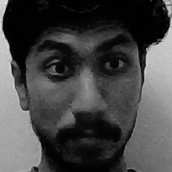
#> input picture Faces/Athiresh_196.jpg, 172 x 172 px, given in place of the camera
$ jupyter execute lbph_face.ipynb
#> lines starting #> are read from the running program, lines starting #| are printed output that depends on the picture; after the words box and inside, x2 and y2 are one past the last pixel; in counts of white or black regions, pixels touching at a corner belong together
[cell 1]
import cv2
import os
import numpy as np # importing the necessary libraries

[cell 2]
face_cascade=cv2.CascadeClassifier(r'D:\Others\Projects\LBPH\haarcascade_frontalface_default.xml')
# creating a face detector
recognizer=cv2.face.LBPHFaceRecognizer_create() # generating face recognition model

[cell 3]
def capture_images(User): # defining function to capture and store face images
#> called with User = 'Athiresh'
    if not os.path.exists('Faces'):
        os.makedirs('Faces') # creating a new dictionary for save captured images
    cap=cv2.VideoCapture(0)

    count=0
    while True:
        ret,frame=cap.read()
#> frame is the input picture: shape (172, 172, 3); min 0, max 227, mean 68.8
        gray=cv2.cvtColor(frame,cv2.COLOR_BGR2GRAY) # converting to gray frame
        faces=face_cascade.detectMultiScale(gray,scaleFactor=1.1,minNeighbors=5,minSize=(30,30)) # detecting faces in gray frame
#> faces = [[15, 13, 145, 145]]

        for (x,y,w,h) in faces:
            cv2.rectangle(frame,(x,y),(x+w,y+h),(0,255,0),2)
            cv2.imwrite(f'Faces/{User}_{count}.jpg',gray[y:y+h,x:x+w]) # store the captures images in the created folder
            count=count+1
#> this loop made 1 pass
#> (x, y, w, h, count) on pass 1: (15, 13, 145, 145, 1)
#> pass 1, in capture_images, `cv2.imwrite(f'Faces/{User}_{count}.jpg',gray[y:y+h,x:x+w])`:
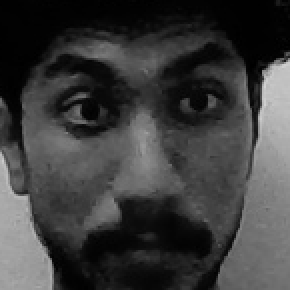
#> saved as Athiresh_0.jpg: shape (145, 145) (shown 2 times larger); min 0, max 211, mean 60.3
#> after the loop:
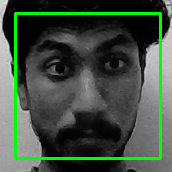
#> frame: shape (172, 172, 3); 5.87% of pixels changed, all inside (x1, y1, x2, y2) = (14, 12, 162, 160)
#> after the loop, count = 1
        cv2.imshow('capture face',frame)
        if cv2.waitKey(1) & 0xFF==ord('q'):
#> (key q is pressed here)
            break
        if count>=400:
            break
    cap.release()
    cv2.destroyAllWindows()

[cell 4]
capture_images('Athiresh') # creating data sets of user faces

[cell 5]
capture_images('Hailee')
#> the loop in capture_images (call 2), `for (x,y,w,h) in faces:` made 1 pass
#> (key Esc is pressed here)

[cell 6]
capture_images('Neymar')

$ run again, on Faces/Athiresh_213.jpg
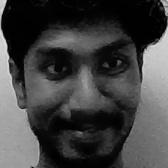
#> input picture Faces/Athiresh_213.jpg, 168 x 168 px, given in place of the camera
#> in capture_images, frame is the input picture: shape (168, 168, 3); min 0, max 221, mean 65.5
#> faces = [[10, 11, 146, 146]]
#> the loop in capture_images, `for (x,y,w,h) in faces:` made 1 pass
#> (x, y, w, h, count) on pass 1: (10, 11, 146, 146, 1)
#> pass 1, in capture_images, `cv2.imwrite(f'Faces/{User}_{count}.jpg',gray[y:y+h,x:x+w])`:
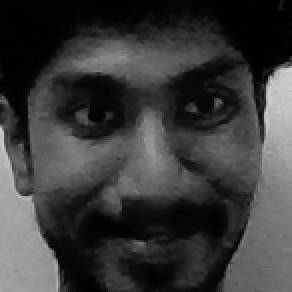
#> saved as Athiresh_0.jpg: shape (146, 146) (shown 2 times larger); min 0, max 216, mean 58.2
#> after the loop in capture_images, `for (x,y,w,h) in faces:`:
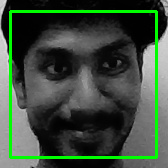
#> frame: shape (168, 168, 3); 6.19% of pixels changed, all inside (x1, y1, x2, y2) = (9, 10, 158, 159)
#> after the loop in capture_images, `for (x,y,w,h) in faces:`: count = 1
#> the loop in capture_images (call 2), `for (x,y,w,h) in faces:` made 1 pass
